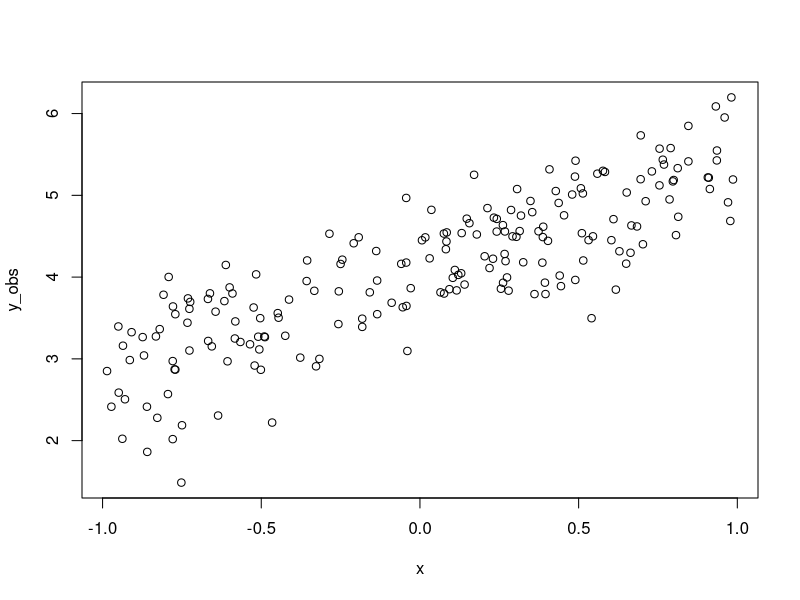
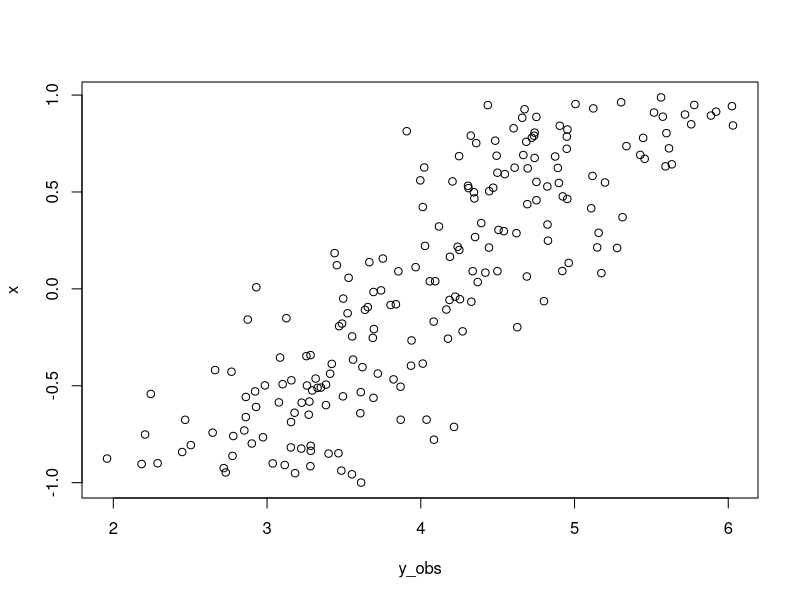
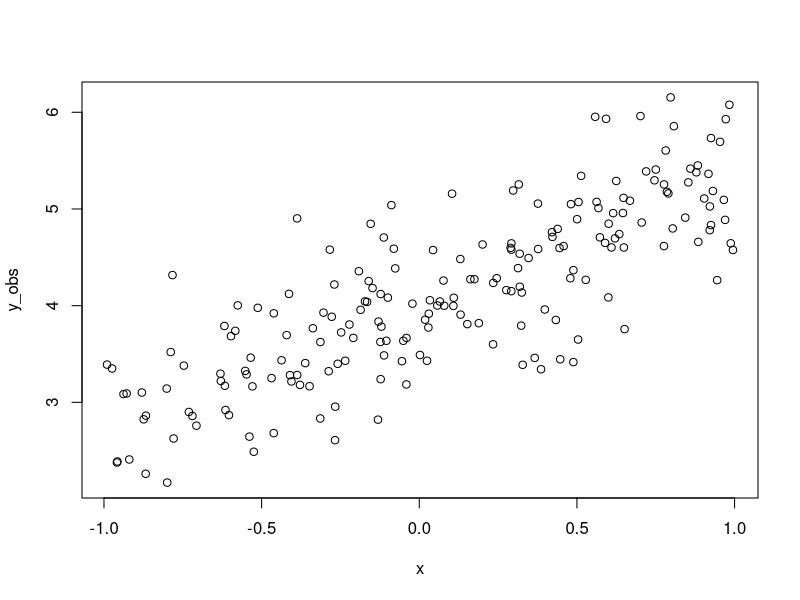

Write R code to recreate these figures, in order.
## ---- chunk 1
yintercept <- 4
slope <- 1.3
obs_error <- .5
x <- runif(200, min = -1, max = 1)
y_mean <- yintercept + slope * x
y_obs <- rnorm(200, mean = y_mean, sd = obs_error)
## ---- chunk 2
plot(y_obs ~ x)
## ---- chunk 3
#| output-location: column
yintercept <- 4
slope <- 1.3
obs_error <- .5
x <- runif(200, min = -1, max = 1)
y_mean <- yintercept + slope * x
y_obs <- rnorm(200, mean = y_mean, sd = obs_error)
plot(y_obs, x)
## ---- chunk 4
yintercept <- 4
slope <- 1.3
obs_error <- .5
x <- runif(200, min = -1, max = 1)
y_mean <- yintercept + slope * x
y_obs <- rnorm(200, mean = y_mean, sd = obs_error)
## ---- chunk 5
plot(y_obs ~ x)
